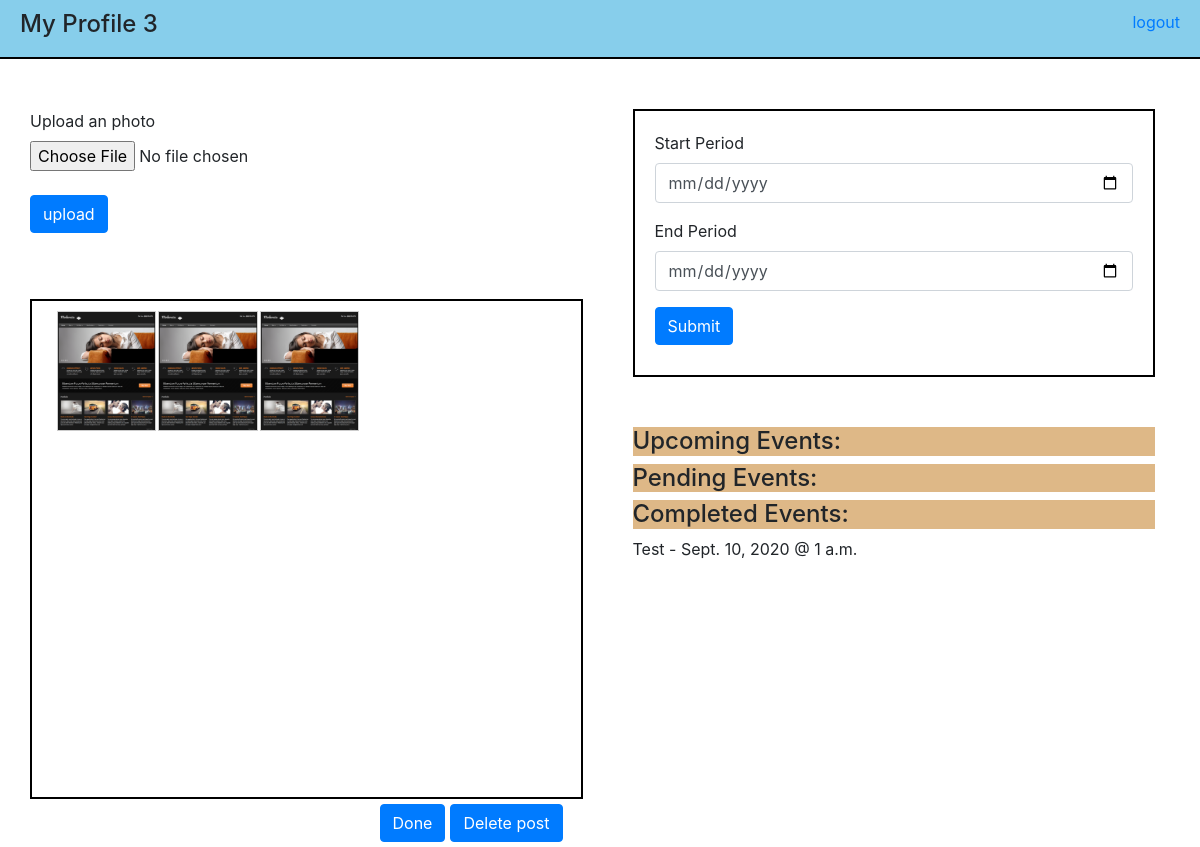
Screenshot of /dashboard/2/profile (signed in) with the database file from the repository.
### dashboard_app/models.py (models this page shows)
class Post(models.Model):
    image = models.ImageField(upload_to = 'pic_folder/', default = 'pic_folder/None/no-img.jpg')
    employee = models.ForeignKey(User, related_name="posts", on_delete=models.CASCADE)
    created_at = models.DateTimeField(auto_now_add=True)
    updated_at = models.DateTimeField(auto_now=True)
    objects = PostManager()

### login_app/models.py (models this page shows, shortened)
class User(models.Model):
    first_name = models.CharField(max_length=45)
    last_name = models.CharField(max_length=45)
    email = models.CharField(max_length=100)
    password = models.CharField(max_length=100)
    phone = models.IntegerField()
    user_type = models.IntegerField(default=3)
    created_at = models.DateTimeField(auto_now_add=True)
    updated_at = models.DateTimeField(auto_now=True)
    objects = UserManager()

### shop_app/models.py (models this page shows)
class Event(models.Model):
    description = models.TextField()
    date = models.DateField()
    time = models.TimeField()
    customers = models.ManyToManyField(User, related_name="book_events")
    employees = models.ManyToManyField(User, related_name="has_events")
    status = models.IntegerField(default=3)
    created_at = models.DateTimeField(auto_now_add=True)
    updated_at = models.DateTimeField(auto_now=True)
    objects = EventManager()

### dashboard_app/views.py (the view)
# urls.py: path('<int:id>/profile',views.render_employee_events, name = "root"),
def render_employee_events(request,id):
    if 'uid' not in request.session:
        return redirect('/')
    context = {
        "employee" : User.objects.get(id=id)
    }
    return render(request,'employee_appointments.html',context)

### dashboard_app/templates/employee_appointments.html (shortened to what this page needs)
<!DOCTYPE html>
<html lang="en">
<head>
    <link rel="stylesheet" href="https://maxcdn.bootstrapcdn.com/bootstrap/4.0.0/css/bootstrap.min.css"
>
    {% load static%}
    <link rel="stylesheet" href="{% static 'format.css' %}">
    <link rel="stylesheet" href="{% static 'gallery.css' %}">
    <link rel="stylesheet" href="{% static 'employee_profile.css' %}">
</head>
<body>
    {% if request.session.uid == 1 %}
    <div class="header">
        <h4>Dashboard</h4>
        <a href="/dashboard" class="home">Home</a>
        <a href="/dashboard/logout" class="logout">logout</a>
    </div>
    {% else %}
    <div class="header">
        <h4>My Profile {{request.session.uid}}</h4>
        <a href="/dashboard/logout" class="logout">logout</a>
    </div>
    {% endif %}
    <div class="container">
        <div class="row">
            <div class="col-sm container" style="padding-right: 50px;">
                <form action="/dashboard/{{employee.id}}/profile/upload" method="POST" enctype="multipart/form-data"
                    class="row" style="margin-bottom: 50px;">
                    <div class="form-group">
                        <label for="photo">Upload an photo</label>
                        <input type="file" class="form-control-file" name="photo" id="photo">
                        <br>
                        <button class="btn btn-primary">upload</button>
                    </div>
                </form>
                <div class="row" id="display">
                    {% for post in employee.posts.all %}
                    <div class="gallery col-sm-2">
                        <a href="/media/{{post.image}}">
                            <img src="/media/{{post.image}}" alt="post{{post.id}}">
                        </a>
                    </div>
                    {% endfor %}
                </div>
                <div class="row" style="margin: 5px; float: right;">
                    <button class="btn btn-primary" id="done">Done</button>
                    <button class="btn btn-primary" id="delPost" style="margin-left: 5px;">Delete post</button>
                </div>
            </div>
            <div class="col-sm">
                {% if request.session.uid != 1 %}
                <div id="period">
                    <form action="/dashboard/{{employee.id}}/period" method="GET" id="getPeriod">
                        <div class="form-group">
                            <label for="start">Start Period </label>
                            <input type="date" name="start" class="form-control">
                        </div>
                        <div class="form-group">
                            <label for="end">End Period </label>
                            <input type="date" name="end" class="form-control">
                        </div>
                        <button class="btn btn-primary" >Submit</button>
                    </form>
                </div>
                {% endif %}
                <d class="form-group events">
                    <h4>Upcoming Events:</h4>
                </d>
                <div class="form-group events">
                    <h4>Pending Events:</h4>
                    <d class="form-group events">
                        <h4>Completed Events:</h4>
                        {% for event in employee.has_events.all reversed %}
                        {% if event.status == 2  or event.status == 9%}
                        <p>
                            {% for customer in event.customers.all %}
                            {{customer.first_name}}
                            {% endfor %}
                            - {{event.date}}
                            @ {{event.time}}
                        </p>
                        {% endif %}
                        {% endfor %}
                    </d>
                </div>
            </div>
        </div>
    </div>
</body>
</html>

### dashboard_app/static/format.css (style rules this page uses)
.header { background-color: skyblue; border-bottom: 2px solid black; margin-bottom: 50px; padding: 10px 20px 10px 20px; }
.header * { display: inline-block; }
.logout { float: right; }

### dashboard_app/static/gallery.css (style rules this page uses)
.gallery { margin: 5px; height: 120px; }
img { margin: 5px; border: 1px solid #ccc; height: 120px; }
#display { height: 500px; overflow-y: scroll; border: 2px black solid; }

### dashboard_app/static/employee_profile.css (style rules this page uses)
#period { margin-bottom: 50px; border: 2px black solid; padding: 20px; }
.events h4 { background-color: burlywood; }

### rows the page displays
Post: image (picture)
Post: image (picture)
Post: image (picture)
Event: date "Sept. 10, 2020", time "1 a.m."
User: first_name "Test"

### other values shown
{{ request.session.uid }} "3"
